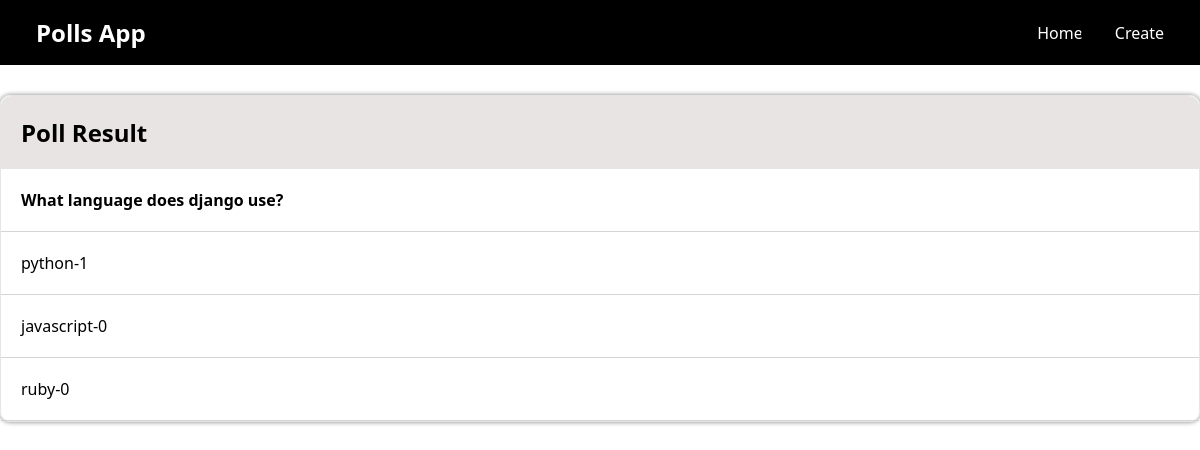
Screenshot of /results/2/ with the database file from the repository.
### polls/models.py (models this page shows, shortened)
class Question(models.Model):
    question_text = models.CharField(max_length=200)
    pub_date = models.DateTimeField(auto_now_add=True)
    def __str__(self):
        return self.question_text

class Choice(models.Model):
    question = models.ForeignKey(Question, on_delete=models.CASCADE, related_name="choices")
    choice_text = models.CharField(max_length=250)
    votes = models.IntegerField(default=0)

### polls/views.py (the view)
# urls.py: path("results/<int:pk>/", views.results, name='results'),
def results(request,pk):
    question = get_object_or_404(Question, pk=pk)
    print(question)
    context = {
        "question":question
    }
    return render(request, 'results.html',context)

### templates/results.html
{% extends "base.html" %}
{% block content %}
<h1 class="parts title">Poll Result</h1>
  <section class="results-section">
  <h4 class="question-text title2">
    {{question.question_text}}
  </h4>
    <section class="choices">
    {% for choice in question.choices.all %}
    <section class="choice">
        <p>{{choice.choice_text}}</p>-
        <p>{{choice.votes}}</p>
    </section>
    {% endfor %}
    </section>
</section>
{% endblock content %}

### static/css/style.css (style rules this page uses)
* { padding: 0; margin: 0; box-sizing: border-box; }
body { font-family: "Segoe UI", Tahoma, Geneva, Verdana, sans-serif; }
.parts { padding: 20px; border-bottom: 1px solid rgb(214, 213, 213); display: flex; align-items: center; justify-content: space-between; }
.title, .parts:last-child { border-bottom: none; }
.title { background-color: rgb(232, 228, 228); border-radius: 10px 10px 0 0; }
.question-text { padding: 20px; }
.choice { display: flex; padding: 0 0 20px 20px; margin-top: 20px; border-bottom: 1px solid rgb(214, 213, 213); }
.title2 { border-bottom: 1px solid rgb(214, 213, 213); }
.choices { display: flex; flex-direction: column; }
.choices:last-child { border-bottom: none; }

### rows the page displays
Question: question_text "What language does django use?"
Choice: choice_text "python", votes "1"
Choice: choice_text "javascript", votes "0"
Choice: choice_text "ruby", votes "0"
